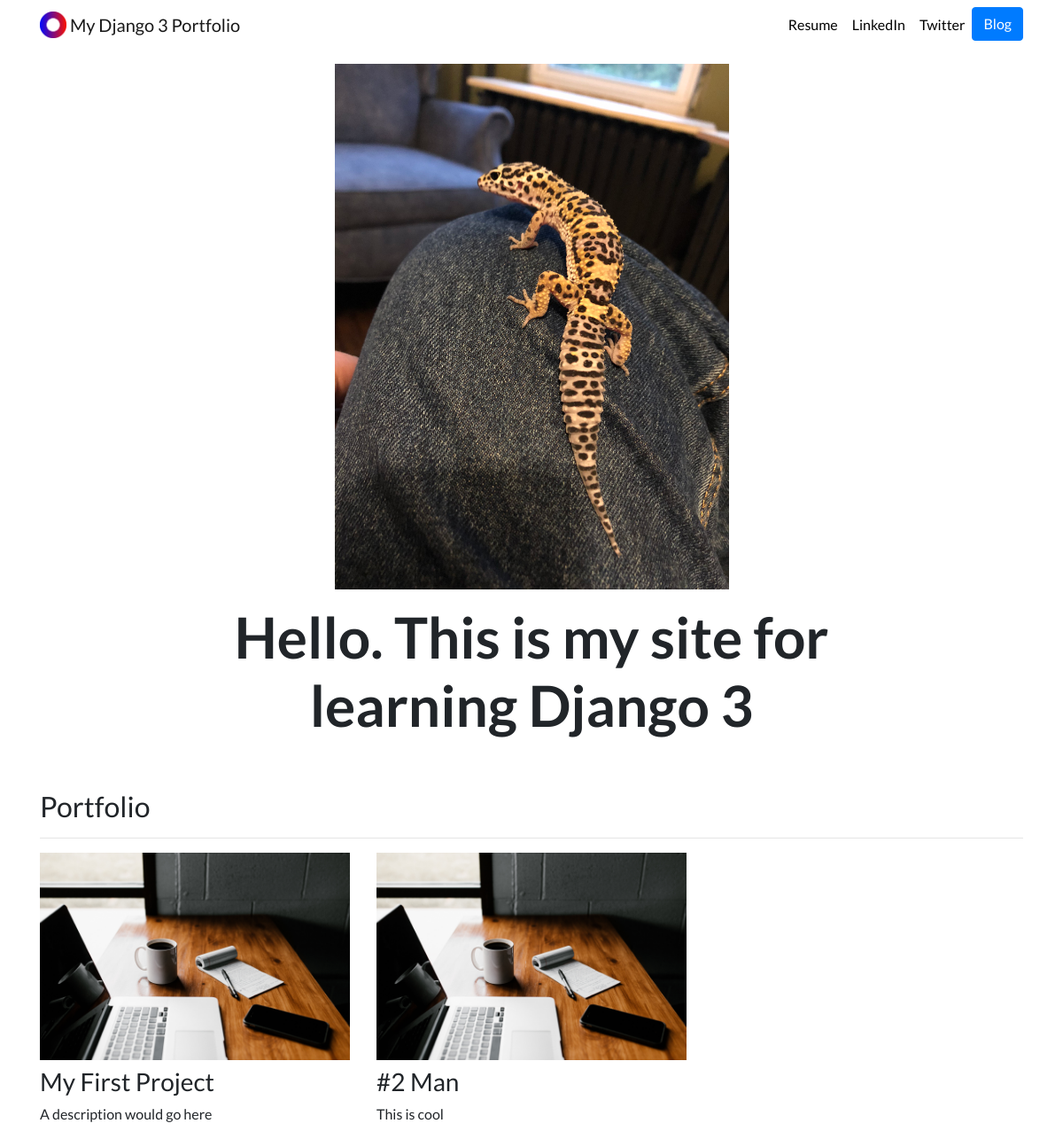
The page / on the database its author committed.
### portfolio/models.py (models this page shows, shortened)
class Project(models.Model):
    title = models.CharField(max_length=100)
    description = models.CharField(max_length=250)
    image = models.ImageField(upload_to='portfolio/images/')
    url = models.URLField(blank=True)

### portfolio/views.py (the view)
# urls.py: 2. Add a URL to urlpatterns:  path('', views.home, name='home')
def home(request):
    projects = Project.objects.all()
    return render(request, 'portfolio/home.html', {'projects':projects})

### portfolio/templates/portfolio/home.html
{% extends 'portfolio/base.html' %}
{% load static %}
{% block content %}
<div class="row justify-content-center my-3">
  <div class="col-5">
    <img src="{% static 'portfolio/IMG_1187.jpeg' %}" class="img-fluid">
  </div>
</div>
<div class="row justify-content-center mb-3">
  <div class="col-md-9 text-center">
    <h1 id="hometext" class="font-weight-bold">Hello. This is my site for learning Django 3</h1>
  </div>
</div>
<h2 class="mt-5">Portfolio</h2>
<hr>
<div class="row">
  {% for project in projects %}
  <div class="col-lg-4 col-md-6">
    {% if project.url %}
    <a href="{{ project.url }}">
      <img src="{{ project.image.url }}" class="img-fluid mb-2">
    </a>
    {% else %}
    <img src="{{ project.image.url }}" class="img-fluid mb-2">
    {% endif %}
    <h3>{{ project.title }}</h3>
    <p>{{ project.description }}</p>
  </div>
  {% endfor %}
</div>
{% endblock %}

### portfolio/templates/portfolio/base.html (shortened to what this page needs)
{% load static %}
<!doctype html>
<html lang="en">
  <head>
    <link rel="stylesheet" href="https://stackpath.bootstrapcdn.com/bootstrap/4.4.1/css/bootstrap.min.css">
    <link rel="stylesheet" href="{% static "portfolio/custom.css" %}">
  </head>
  <body>
    <nav id="topNav" class="navbar navbar-expand-md navbar-light">
      <div class="container">
        <a class="navbar-brand" href="{% url 'home' %}">
          <img src="{% static "portfolio/Logo.png" %}" width="30" height="30" class="d-inline-block align-top" alt="Nick's Logo">
          <span>My Django 3 Portfolio</span>
        </a>
        <div class="collapse navbar-collapse text-center" id="navbarNav">
          <ul class="navbar-nav ml-auto">
            <li class="nav-item">
              <a class="nav-link" href="{% static 'portfolio/resume.pdf' %}">Resume</a>
            </li>
            <li class="nav-item">
              <a class="nav-link" href="https://www.linkedin.com/" target="_blank">LinkedIn</a>
            </li>
            <li class="nav-item">
              <a class="nav-link" href="https://twitter.com/" target="_blank">Twitter</a>
            </li>
            <li>
              <a role="button" href="{% url 'blog:all_blogs' %}" class="btn btn-primary">Blog</a>
            </li>
          </ul>
        </div>
      </div>
    </nav>
  <div class="container">
    {% block content %}{% endblock %}
  </div>
  </body>
</html>

### portfolio/static/portfolio/custom.css (style rules this page uses)
.navbar-nav .nav-link { color: rgba(0,0,0,1) !important; }
body { font-family: 'Lato', sans-serif; }
@media (min-width: 992px) { #hometext { font-size: 4rem; } }

### rows shown on the page
Project: image (picture), title "My First Project", description "A description would go here"
Project: image (picture), title "#2 Man", description "This is cool"
